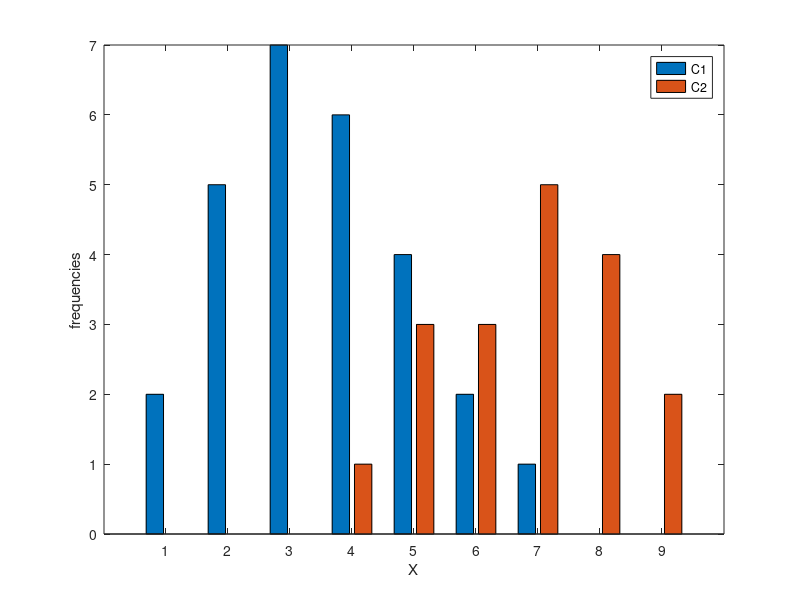
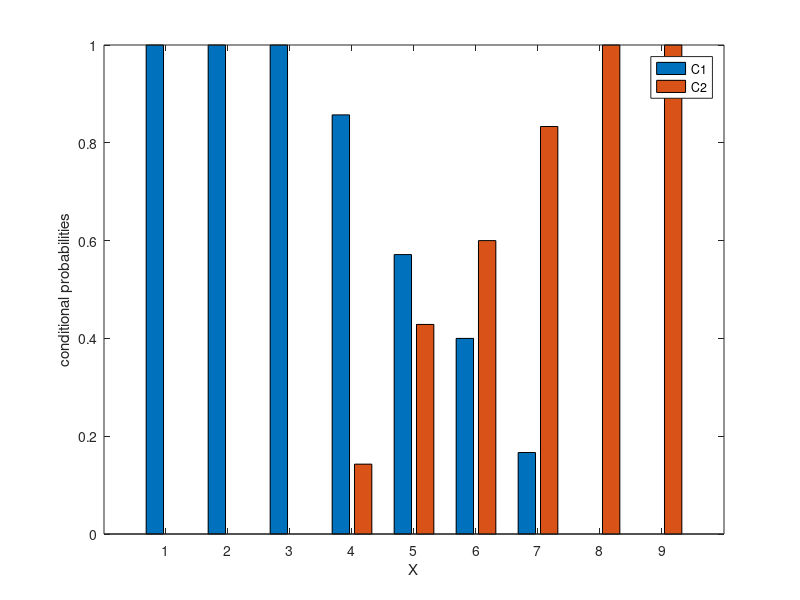

Write the MATLAB code that produced these figures, in order.
%creating the dataset
x=[1:9]; 
C1=[2; 5; 7; 6; 4; 2; 1; 0; 0];
C2=[0; 0; 0; 1; 3; 3; 5; 4; 2];
M=[x.' C1 C2];

%Making the barplot with frequencies
figure 
bar(x,M(:,2:3))
legend({'C1','C2'})
xlabel('X')
ylabel('frequencies')

%Making a barplot with conditional probabilities
total_inst_X=[]
for i = 1:length(C1)
    total=sum(M(i,2:3))
    total_inst_X(i)=total
end
M=[M total_inst_X.'];

figure
bar(x,[M(:,2)./total_inst_X.' M(:,3)./total_inst_X.'])
legend({'C1','C2'})
xlabel('X')
ylabel('conditional probabilities')

%calculating the misclassifications 
misclassifications=[];
for split = 1:length(x)-1
    misclassifications(split)=sum(C1(split+1:length(C1)))+sum(C2(1:split))      
end

%Finding optimal decision boundary when costs are equal
best_split1=find(misclassifications==min(misclassifications))

%Finding optimal decision boundary when L_ba=2 and L_ab=1
split=1;
L_ba=2;
L_ab=1;
cost_C1=1;
cost_C2=2;
while cost_C1<cost_C2
    cost_C1=L_ab*(C2(split)/(C1(split)+C2(split)));
    cost_C2=L_ba*(C1(split)/(C1(split)+C2(split)));
    if cost_C1<cost_C2
        split = split+1;
    else
        break
    end
end

best_split2=split

   
   




    
    
